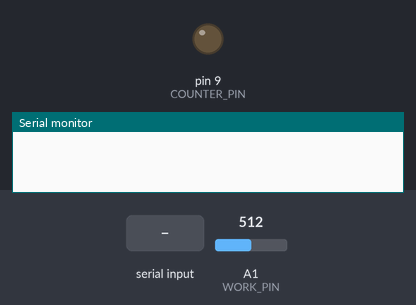
A sketch run on a simulated Arduino Uno, built with avr-gcc and run on an emulated ATmega328P. Parts: output pins drawn as LEDs (lit = HIGH), the last lines printed to the serial monitor. The inputs (shaded band) are chosen by the test bench; at power-on: A1 (WORK_PIN) = 512.

Above: at 1.2 s.
1.3 s: "s\n" received over Serial
At 17.4 s:
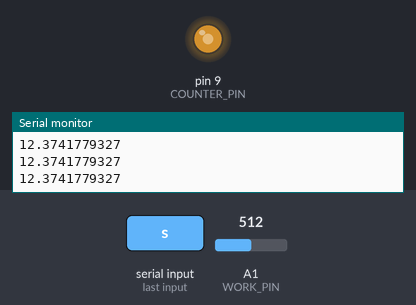
Timing chart, 0 to 17.8 s (numbered marks = the images above; inputs shaded):
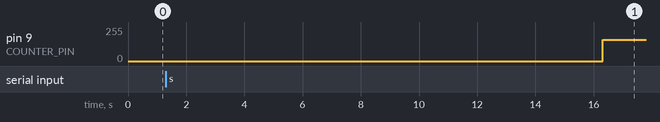

Measured:
- after the input at 1.3 s, pin 9 (COUNTER_PIN): 0/255 → 158/255 after 15.0 s

The sketch:

main.ino
```cpp
const int COUNTER_PIN = 9;
const int REF_PIN = A0;
const int WORK_PIN = A1;

// TCS230 or TCS3200 pins wiring to Arduino
#define S0 4
#define S1 5
#define S2 6
#define S3 7
#define sensorOut 8

// Stores frequency read by the photodiodes
int redFrequency = 0;
int greenFrequency = 0;
int blueFrequency = 0;

// Stores the red. green and blue colors
int redColor = 0;
int greenColor = 0;
int blueColor = 0;

bool break_condition = false;
String status = "";
int potential = 158; // value =  (0.6 - (-2,5)/ 2,5-(-2,5)) * (256-1)
float desired_potential = 0.6;

float end_time = 1500000;

void setup() {
  TCCR1B = B00000001; // reset the frequency for Pin 9 of the Arduino board to 31 kHz.
  Serial.begin(9600);

  pinMode(COUNTER_PIN, OUTPUT);
  pinMode(REF_PIN, INPUT);
  pinMode(WORK_PIN, INPUT);
}

void loop() {
  if (Serial.available() > 0) {
    status = Serial.readStringUntil('\n');
    status.trim();

    if (status == "s") {
      break_condition = false;
      // lê a corrente de circuito aberto
      float work_voltage = analogRead(WORK_PIN) * 0.004882; // A
      Serial.println(work_voltage / 0.202, 10); // shunt resistor value according to reference (0.202 mOhm)

      float start_time = millis();

      while (millis() - start_time <= 15000) {
        delay(100);
      } // wait for cathodic current goes away

      // while (!monitorBlueColor())
      while (millis() - start_time < end_time) {
        analogWrite(COUNTER_PIN, potential);

        float work_voltage = analogRead(WORK_PIN) * 0.004882; // A
        Serial.println(work_voltage / 0.202, 10); // shunt resistor value according to reference (0.202 mOhm)
        delay(100);
      }
      break_condition = true;
    }
  }
  if (status != "" && status != "s" && status != "p") {
    float ref_potential = status.toFloat();
    potential = mapfloat(ref_potential, 0, 5, 0, 1023);
    potential = (int) potential;
    Serial.println(potential);
  }
  if (break_condition) {
    exitProcess();
    break_condition = false;
  }
}

void exitProcess() {
  digitalWrite(COUNTER_PIN, 0);
  Serial.print("end");
}

bool monitorBlueColor() {
// RED (R) filtered photodiodes
  digitalWrite(S2,LOW);
  digitalWrite(S3,LOW);

  redFrequency = pulseIn(sensorOut, LOW);
  redColor = map(redFrequency, 70, 120, 255, 0);

  // GREEN (G) filtered photodiodes
  digitalWrite(S2,HIGH);
  digitalWrite(S3,HIGH);

  greenFrequency = pulseIn(sensorOut, LOW);
  greenColor = map(greenFrequency, 100, 199, 255, 0);

  // BLUE (B) filtered photodiodes
  digitalWrite(S2,LOW);
  digitalWrite(S3,HIGH);

  blueFrequency = pulseIn(sensorOut, LOW);
  blueColor = map(blueFrequency, 38, 84, 255, 0);

  // Checks the blue color appearance
  if(blueColor > redColor && blueColor > greenColor){
    return true;
  }
  return false;
}

float mapfloat(float x, float in_min, float in_max, float out_min, float out_max) {
  return (x - in_min) * (out_max - out_min) / (in_max - in_min) + out_min;
}
```
